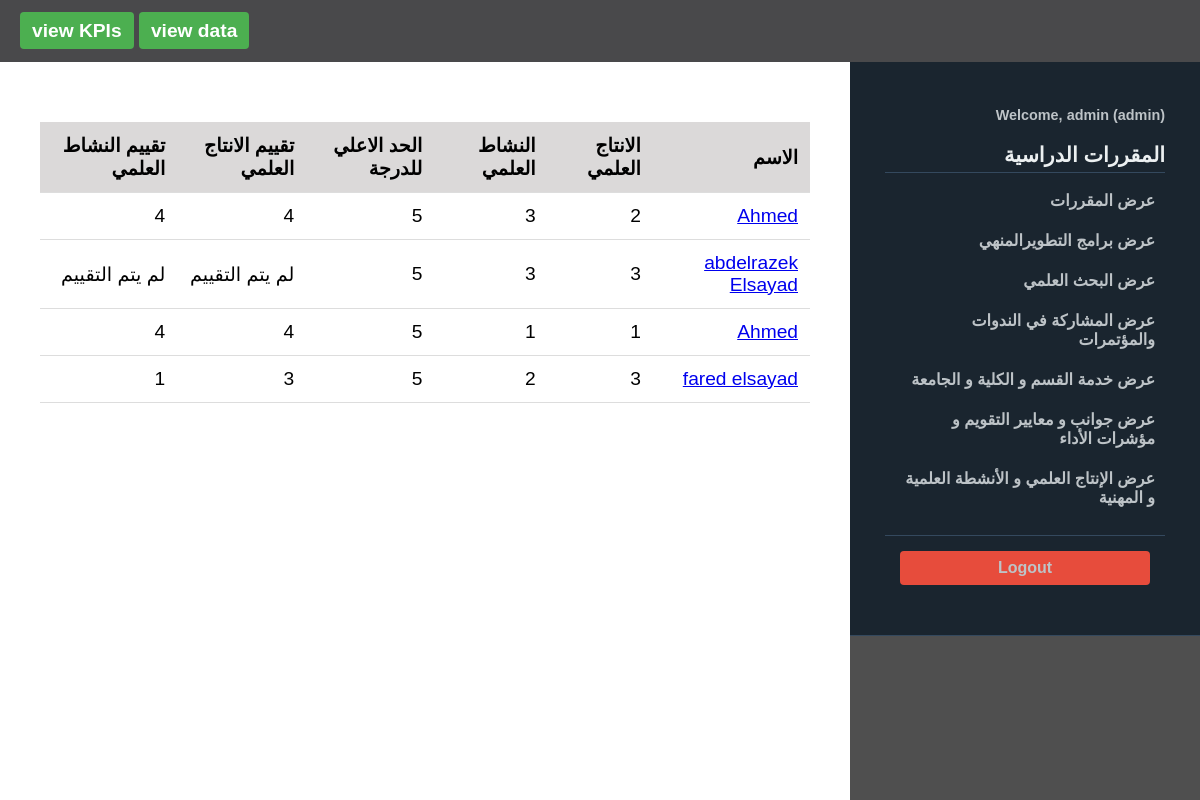
Before: /view/Scientific_production (signed in) with the older database file.
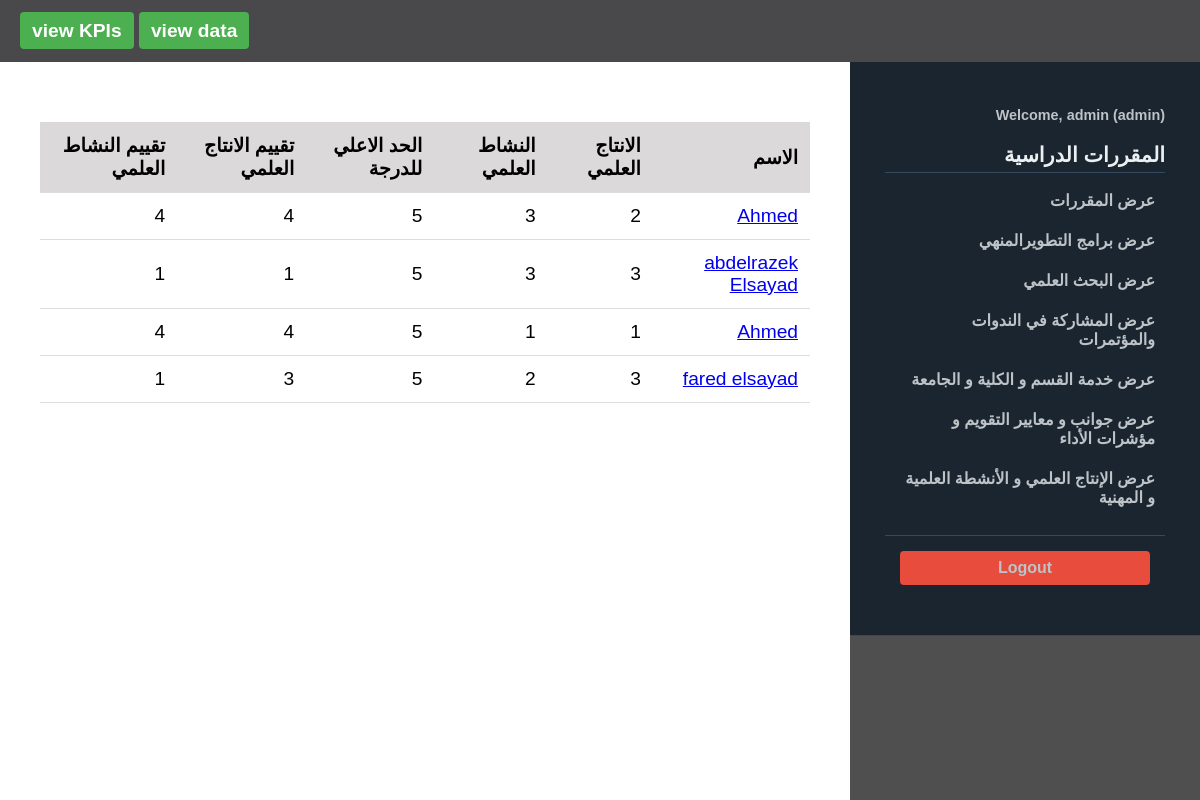
After: the same page with the newer database file.
### tables this page shows
CREATE TABLE "Scientific_production" (
	"id"	INTEGER,
	"user_id"	INTEGER NOT NULL,
	"Scientific_research"	INT NOT NULL,
	"supervision_Graduation"	INT NOT NULL,
	"created_at"	TEXT DEFAULT CURRENT_TIMESTAMP,
	"Scientific_research_Evaluation"	INTEGER,
	"supervision_Graduation_Evaluation"	INTEGER,
	PRIMARY KEY("id" AUTOINCREMENT),
	FOREIGN KEY("user_id") REFERENCES "users"("id")
);

CREATE TABLE users (
            id INTEGER PRIMARY KEY AUTOINCREMENT,
            username TEXT UNIQUE NOT NULL,
            password TEXT NOT NULL,
            role TEXT NOT NULL DEFAULT 'user',
            full_name TEXT
        );

### app.py (the view)
@app.route('/view/Scientific_production')
@login_required
@admin_required
def view_Scientific_production():
    conn = get_db_connection()
    Scientific_production = conn.execute('''
        SELECT Scientific_production.*, users.username, users.full_name
        FROM Scientific_production
        JOIN users ON Scientific_production.user_id = users.id
        ORDER BY Scientific_production.created_at DESC
    ''').fetchall()
    conn.close()
    return render_template('view_data/view_Scientific_production.html', Scientific_production=Scientific_production)

### app.py (called while the page is built)
def get_db_connection():
    conn = sqlite3.connect(DATABASE)
    conn.row_factory = sqlite3.Row
    return conn

def login_required(f):
    @wraps(f)
    def decorated_function(*args, **kwargs):
        if 'user_id' not in session:
            flash('Please log in to access this page.', 'danger')
            return redirect(url_for('login'))
        return f(*args, **kwargs)
    return decorated_function

def admin_required(f):
    @wraps(f)
    def decorated_function(*args, **kwargs):
        if 'user_id' not in session:
            flash('Please log in to access this page.', 'danger')
            return redirect(url_for('login'))
        if session.get('role') != 'admin':
            flash('You do not have permission to access this page.', 'danger')
            return redirect(url_for('index'))
        return f(*args, **kwargs)
    return decorated_function

### templates/view_data/view_Scientific_production.html
{% extends "base.html" %}
{% block content %}
    {% if Scientific_production %}
<div class="table-content" >
        <table>
            <thead>
                <tr>
                    <th> الاسم </th>
                    <th>الانتاج العلمي</th>
                    <th>النشاط العلمي</th>
                    <th>الحد الاعلي للدرجة</th>
                    <th>تقييم الانتاج العلمي </th>
                    <th>تقييم النشاط العلمي </th>
                </tr>
            </thead>
            <tbody>
                {% for item in Scientific_production %}
                <tr>
                    <td><a href="{{ url_for('update',id=item.user_id ) }}"> {{ item['full_name'] or item['username'] }}</a> </td>
                    <td>{{ item['Scientific_research'] }}</td>
                    <td>{{ item['supervision_Graduation'] }}</td>
                    <td>{{ 5 }}</td>
                    {% if item['Scientific_research_Evaluation']  == None %}
                   <td> لم يتم التقييم</td>
                    <td> لم يتم التقييم</td>
                   {% else %}
                    <td>{{ item['Scientific_research_Evaluation'] }}</td>
                    <td>{{ item['supervision_Graduation_Evaluation'] }}</td>
                    {% endif %}
                </tr>
                {% endfor %}
            </tbody>
        </table>
</div>
    {% else %}
        <h2>لا توجد بيانات مسجلة , {% if session.get('role') == 'admin' %}<a href="{{ url_for('add_data') }}">Add some data</a>{% endif %}</h2>
        {% endif %}
{% endblock %}

Changed rows visible on the page:
changed Scientific_production "abdelrazek Elsayad": Scientific_research_Evaluation (not shown) → "1"; supervision_Graduation_Evaluation (not shown) → "1"; no longer shows "لم يتم التقييم لم يتم التقييم"
